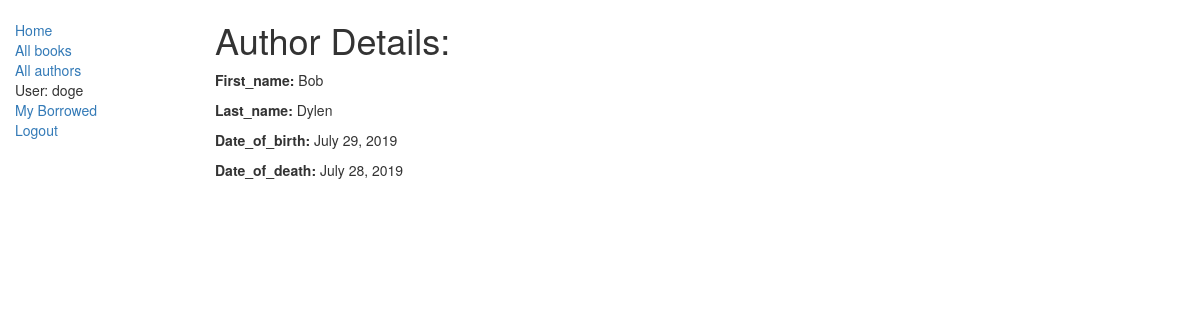
The app's page /catalog/author/1 (signed in) with its own data.
### catalog/models.py (models this page shows, shortened)
class Author(models.Model):
    first_name = models.CharField(max_length=100)
    last_name = models.CharField(max_length=100)
    date_of_birth = models.DateField('Birthday', null=True, blank=True)
    date_of_death = models.DateField('Died', null=True, blank=True)

### catalog/views.py (the view)
# urls.py: path('author/<int:pk>', views.AuthorDetailView.as_view(), name='author-detail'),
class AuthorDetailView(LoginRequiredMixin, generic.DetailView):
    model = Author

### catalog/templates/catalog/author_detail.html
{% extends "base_generic.html" %}
{% block content %}
<h1>Author Details:</h1>
<p><strong>First_name: </strong> {{ author.first_name }}</a></p>
<p><strong>Last_name: </strong> {{ author.last_name }}</p>
<p><strong>Date_of_birth: </strong> {{ author.date_of_birth }}</p>
<p><strong>Date_of_death: </strong> {{ author.date_of_death }}</p>
{% endblock %}

### catalog/templates/base_generic.html (shortened to what this page needs)
<!DOCTYPE html>
<html lang="en">
<head>
    <link rel="stylesheet" href="https://maxcdn.bootstrapcdn.com/bootstrap/3.3.7/css/bootstrap.min.css">
    {% load static %}
    <link rel="stylesheet" href="{% static 'css/styles.css' %}">
</head>
<body>
    <div class="container-fluid">
        <div class="row">
            <div class="col-sm-2">
                {% block sidebar %}
                <ul class="sidebar-nav">
                    <li><a href="{% url 'index' %}">Home</a></li>
                    <li><a href="{% url 'books' %}">All books</a></li>
                    <li><a href="{% url 'authors' %}">All authors</a></li>
                    {% if user.is_authenticated %}
                    <li>User: {{ user.get_username }}</li>
                    <li><a href="{% url 'my-borrowed' %}">My Borrowed</a></li>
                    <li><a href="{% url 'logout'%}?next={{request.path}}">Logout</a></li>
                    {% else %}
                    <li><a href="{% url 'login'%}?next={{request.path}}">Login</a></li>
                    {% endif %}
                </ul>
                {% endblock %}
            </div>
            <div class="col-sm-10 ">
                {% block content %}{% endblock %}
            </div>
        </div>
    </div>
</body>
</html>

### catalog/static/css/styles.css (style rules this page uses)
.sidebar-nav { margin-top: 20px; padding: 0; list-style: none; }

### records on screen
Author: first_name "Bob", last_name "Dylen", date_of_birth "July 29, 2019", date_of_death "July 28, 2019"

### other values on screen
{{ user.get_username }} "doge"
